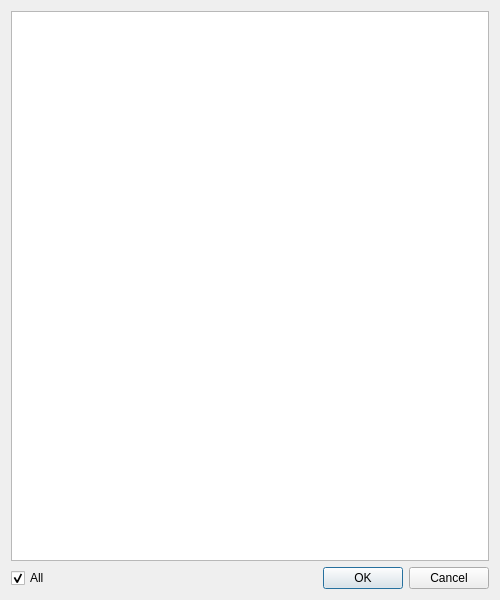
<?xml version="1.0" encoding="UTF-8"?>
<ui version="4.0">
 <class>IDlgExport</class>
 <widget class="QDialog" name="IDlgExport">
  <property name="geometry">
   <rect>
    <x>0</x>
    <y>0</y>
    <width>500</width>
    <height>600</height>
   </rect>
  </property>
  <property name="windowTitle">
   <string>Export data...</string>
  </property>
  <layout class="QVBoxLayout" name="verticalLayout">
   <item>
    <widget class="QTreeWidget" name="treeWidget">
     <property name="headerHidden">
      <bool>true</bool>
     </property>
     <column>
      <property name="text">
       <string notr="true">1</string>
      </property>
     </column>
    </widget>
   </item>
   <item>
    <layout class="QHBoxLayout" name="horizontalLayout">
     <item>
      <widget class="QCheckBox" name="checkAll">
       <property name="text">
        <string>All</string>
       </property>
       <property name="checked">
        <bool>true</bool>
       </property>
      </widget>
     </item>
     <item>
      <spacer name="horizontalSpacer">
       <property name="orientation">
        <enum>Qt::Horizontal</enum>
       </property>
       <property name="sizeHint" stdset="0">
        <size>
         <width>40</width>
         <height>20</height>
        </size>
       </property>
      </spacer>
     </item>
     <item>
      <widget class="QDialogButtonBox" name="buttonBox">
       <property name="orientation">
        <enum>Qt::Horizontal</enum>
       </property>
       <property name="standardButtons">
        <set>QDialogButtonBox::Cancel|QDialogButtonBox::Ok</set>
       </property>
      </widget>
     </item>
    </layout>
   </item>
  </layout>
 </widget>
 <resources/>
 <connections>
  <connection>
   <sender>buttonBox</sender>
   <signal>accepted()</signal>
   <receiver>IDlgExport</receiver>
   <slot>accept()</slot>
   <hints>
    <hint type="sourcelabel">
     <x>248</x>
     <y>254</y>
    </hint>
    <hint type="destinationlabel">
     <x>157</x>
     <y>274</y>
    </hint>
   </hints>
  </connection>
  <connection>
   <sender>buttonBox</sender>
   <signal>rejected()</signal>
   <receiver>IDlgExport</receiver>
   <slot>reject()</slot>
   <hints>
    <hint type="sourcelabel">
     <x>316</x>
     <y>260</y>
    </hint>
    <hint type="destinationlabel">
     <x>286</x>
     <y>274</y>
    </hint>
   </hints>
  </connection>
 </connections>
</ui>
